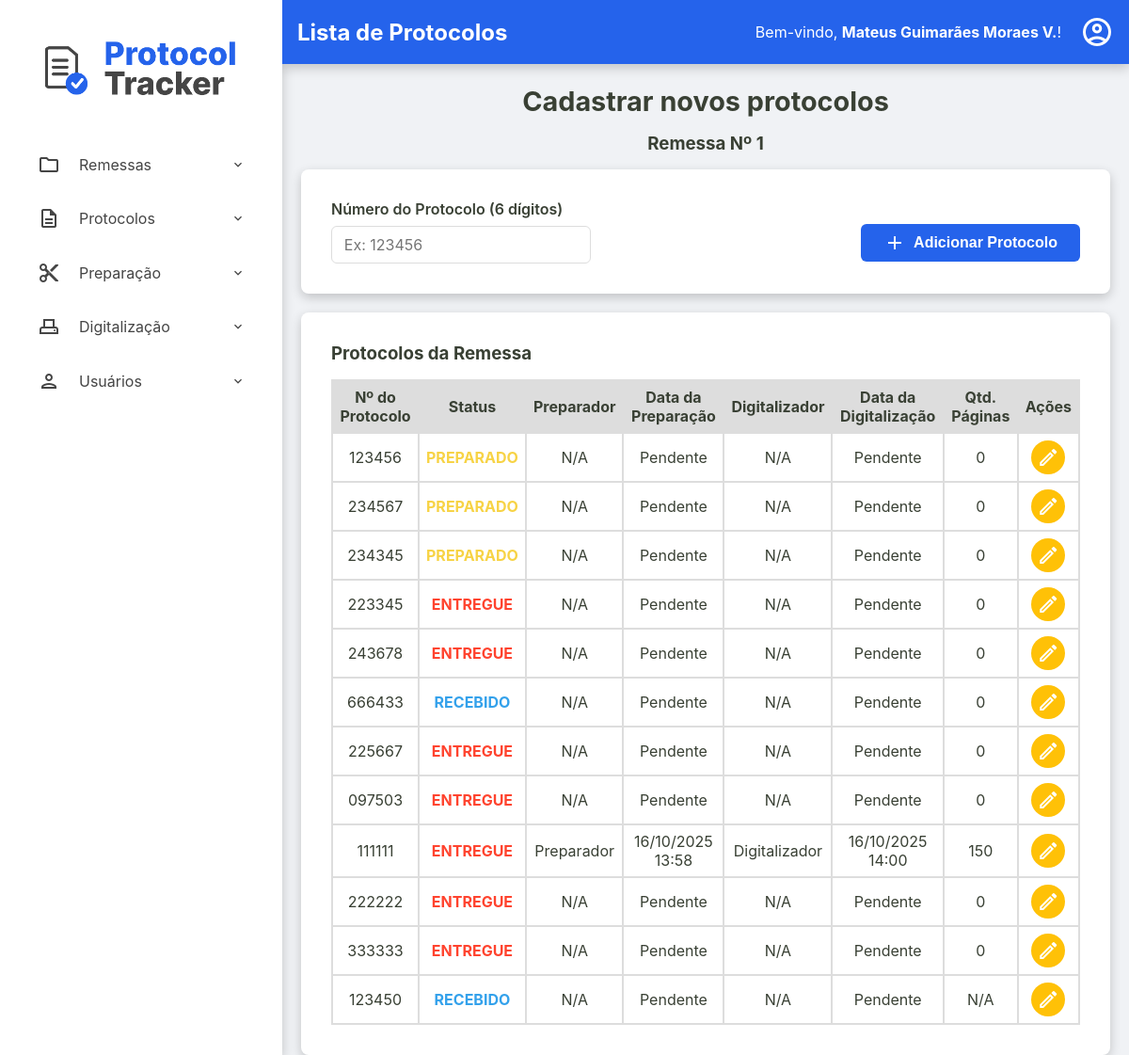
/admin/remessas/protocolos?id=c7c03089-3851-4682-86d1-8ad004e13ebc (signed in), run on the app's committed database.
### tables this page shows
CREATE TABLE usuarios (
    id INTEGER PRIMARY KEY AUTOINCREMENT,
    nome TEXT NOT NULL,
    email TEXT NOT NULL UNIQUE,
    cpf TEXT NOT NULL UNIQUE,
    hash_senha TEXT NOT NULL,
    permissao TEXT NOT NULL,
    data_criacao TEXT NOT NULL DEFAULT CURRENT_TIMESTAMP,
    status INTEGER NOT NULL DEFAULT 1
  );

CREATE TABLE remessas (
    numero_remessa INTEGER PRIMARY KEY, -- SQLite vai gerenciar o autoincremento aqui
    id TEXT NOT NULL UNIQUE, -- Seu ID de texto continua sendo obrigatório e único
    data_recebimento TEXT NOT NULL,
    data_entrega TEXT NULL,
    status TEXT NOT NULL DEFAULT 'RECEBIDO',
    quantidade_protocolos INTEGER NULL CHECK (quantidade_protocolos >= 0),
    id_administrador INTEGER NOT NULL,
    observacoes TEXT NULL,
    FOREIGN KEY (id_administrador) REFERENCES usuarios (id)
  );

CREATE TABLE protocolos (
    id TEXT PRIMARY KEY,
    id_remessa TEXT NOT NULL,
    numero_protocolo TEXT NOT NULL UNIQUE,
    data_preparacao TEXT NULL,
    id_preparador INTEGER NULL,
    data_digitalizacao TEXT NULL,
    id_digitalizador INTEGER NULL,
    status TEXT NOT NULL DEFAULT 'RECEBIDO',
    quantidade_paginas INTEGER NULL CHECK (quantidade_paginas >= 0),
    observacoes TEXT NULL,
    FOREIGN KEY (id_remessa) REFERENCES remessas (id),
    FOREIGN KEY (id_preparador) REFERENCES usuarios (id),
    FOREIGN KEY (id_digitalizador) REFERENCES usuarios (id)
  );

### src/Controller/Admin/RemessaController.php (called while the page is built, shortened)
<?php
class RemessaController
{
    private ?Usuario $usuario_logado = null;
    public function __construct(
        private RemessaRepository $remessaRepository,
        private RemessaService $remessaService,
        private ProtocoloRepository $protocoloRepository,
        private ProtocoloService $protocoloService,
        private UsuarioRepository $usuarioRepository,
        private DashboardService $dashboardService,
        private UsuarioService $usuarioService
    ) {
        $id_usuario = $_SESSION['usuario_logado_id'] ?? null;
        if ($id_usuario) {
            $this->usuario_logado = $this->usuarioRepository->findById($id_usuario);
        }
    }
    public function exibirProtocolos(?string $id_remessa_param, ?string $erro = null)
    {
        try {
            $id_remessa = $id_remessa_param;
            $remessa = $this->remessaRepository->findById($id_remessa);
            $listaDePreparadores = $this->usuarioRepository->allByPermissao('preparador');
            $listaDeDigitalizadores = $this->usuarioRepository->allByPermissao('digitalizador');
            $listaProtocolos = $this->protocoloRepository->findByRemessa($id_remessa);
            $titulo_da_pagina = "Lista de Protocolos";
            $usuario_logado = $this->usuario_logado;
            require __DIR__ . '/../../../templates/admin/visualizar-protocolos.php';
        } catch (Exception $e) {
            $this->exibirRemessas($e->getMessage());
        }
    }
}

### src/Repository/UsuarioRepository.php (called while the page is built, shortened)
<?php
class UsuarioRepository implements UsuarioRepositoryInterface
{
    private PDO $connection;
    public function __construct(PDO $connection)
    {
        $this->connection = $connection;
    }
    public function allByPermissao(string $permissao): array
    {
        $sqlQuery = "SELECT * FROM usuarios WHERE permissao = :permissao";
        $stmt = $this->connection->prepare($sqlQuery);
        $stmt->bindValue(':permissao', $permissao);
        $stmt->execute();
        return $this->hidrataLista($stmt);
    }
    public function findById(int $id): ?Usuario
    {
        $sqlQuery = "SELECT * FROM usuarios WHERE id = :id;";
        $stmt = $this->connection->prepare($sqlQuery);
        $stmt->bindValue(':id', $id);
        $stmt->execute();
        $dadosUsuario = $stmt->fetch();
        return Usuario::fromArray($dadosUsuario);
    }
    private function hidrataLista(PDOStatement $stmt): array
    {
        $listaDeUsuarios = [];
        while($dadosUsuario = $stmt->fetch()){
            $listaDeUsuarios[] = Usuario::fromArray($dadosUsuario);
        }
        return $listaDeUsuarios;
    }
}

### src/Model/Usuario.php (called while the page is built, shortened)
<?php
class Usuario {
    public function getNome(): string { return $this->nome; }
    public static function fromArray(array $array): self
    {
        try {
            $data_criacao = isset($array['data_criacao']) ? new DateTimeImmutable($array['data_criacao']) : null;
        } catch (Exception $e) {
            throw new Exception("Falha ao criar data");
        }
        return new self(
            (int) $array['id'],
            $array['nome'],
            $array['email'],
            $array['cpf'],
            $array['hash_senha'],
            $array['permissao'],
            $data_criacao,
            (bool) $array['status']
        );
    }
}

### src/Repository/RemessaRepository.php (called while the page is built, shortened)
<?php
class RemessaRepository implements RemessaRepositoryInterface
{
    private PDO $connection;
    public function __construct(PDO $connection)
    {
        $this->connection = $connection;
    }
    public function findById(string $id): ?Remessa
    {
        $sqlQuery = "SELECT * FROM remessas WHERE id = :id;";
        $stmt = $this->connection->prepare($sqlQuery);
        $stmt->bindValue(':id', $id);
        $stmt->execute();
        $dadosRemessa = $stmt->fetch();
        return Remessa::fromArray($dadosRemessa);
    }
}

### src/Model/Remessa.php (called while the page is built, shortened)
<?php
class Remessa {
    public function getNumeroRemessa(): int { return $this->numero_remessa; }
    public static function fromArray(array $array): self
    {
        try {
            $data_recebimento = new DateTimeImmutable($array['data_recebimento']);
            $data_entrega = isset($array['data_entrega']) ? new DateTimeImmutable($array['data_entrega']) : null;
        } catch (Exception $e) {
            throw new Exception("Falha ao criar data");
        }
        return new self(
            $array['id'],
            (int) $array['numero_remessa'] ?? null,
            $data_recebimento,
            $data_entrega,
            $array['status'],
            isset($array['quantidade_protocolos']) ? (int)$array['quantidade_protocolos'] : null,
            (int)$array['id_administrador'],
            $array['observacoes'] ?? null
        );
    }
}

### src/Repository/ProtocoloRepository.php (called while the page is built, shortened)
<?php
class ProtocoloRepository implements ProtocoloRepositoryInterface
{
    private PDO $connection;
    public function __construct(PDO $connection)
    {
        $this->connection = $connection;
    }
    public function findByRemessa(string $id_remessa): array
    {
        $sqlQuery = "SELECT * FROM protocolos WHERE id_remessa = :id_remessa;";
        $stmt = $this->connection->prepare($sqlQuery);
        $stmt->bindValue(':id_remessa', $id_remessa);
        $stmt->execute();
        return $this->hidrataLista($stmt);
    }
    private function hidrataLista(PDOStatement $stmt): array
    {
        $listaDeProtocolos = [];
        while($dadosProtocolo = $stmt->fetch()){
            $listaDeProtocolos[] = Protocolo::fromArray($dadosProtocolo);
        }
        return $listaDeProtocolos;
    }
}

### src/Model/Protocolo.php (called while the page is built, shortened)
<?php
class Protocolo {
    public function getId(): ?string { return $this->id; }
    public function getNumeroProtocolo(): string { return $this->numero_protocolo; }
    public function getDataPreparacao(): ?DateTimeImmutable { return $this->data_preparacao; }
    public function getDataDigitalizacao(): ?DateTimeImmutable { return $this->data_digitalizacao; }
    public function getStatus(): string { return $this->status; }
    public function getQuantidadePaginas(): ?int { return $this->quantidade_paginas; }
    public static function fromArray(array $array): self
    {
        try {
            $data_preparacao = isset($array['data_preparacao']) ? new DateTimeImmutable($array['data_preparacao']) :  null;
            $data_digitalizacao = isset($array['data_digitalizacao']) ? new DateTimeImmutable($array['data_digitalizacao']) :  null;
        } catch (Exception $e) {
            throw new Exception("Falha ao criar data");
        }
        return new self(
            $array['id'],
            $array['id_remessa'],
            $array['numero_protocolo'],
            $data_preparacao,
            isset($array['id_preparador']) ? (int) $array['id_preparador'] : null,
            $data_digitalizacao,
            isset($array['id_digitalizador']) ? (int) $array['id_digitalizador'] : null,
            $array['status'],
            isset($array['quantidade_paginas']) ? (int) $array['quantidade_paginas'] : null,
            $array['observacoes'] ?? null,
        );
    }
}

### templates/admin/visualizar-protocolos.php (the view, shortened to what this page needs)
<?php require __DIR__ . '/../components/_header.php'; ?>
<h2>Cadastrar novos protocolos</h2>
<h3>Remessa Nº <?= $remessa->getNumeroRemessa() ?></h3>
<div class="container-principal-busca">
    <section class="busca-form-container">
        <form action="/admin/remessas/protocolos" method="post" class="busca-form">
            <div class="form-row">
                <div class="form-group">
                    <label for="numero_protocolo">Número do Protocolo (6 dígitos)</label>
                    <input type="text" id="numero_protocolo" name="numero_protocolo" required maxlength="6" pattern="\d{6}"placeholder="Ex: 123456">
                </div>
            </div>
            <div class="form-actions">
                <button type="submit">
                    <span class="material-icons-outlined">add</span> Adicionar Protocolo
                </button>
            </div>
        </form>
    </section>
    <section class="listagem-container">
        <h3>Protocolos da Remessa</h3>
        <table id="tabela-protocolos" class="protocolos-table datatable-js">
            <thead>
                <tr>
                    <th>Nº do Protocolo</th>
                    <th>Status</th>
                    <th>Preparador</th>
                    <th>Data da Preparação</th>
                    <th>Digitalizador</th>
                    <th>Data da Digitalização</th>
                    <th>Qtd. Páginas</th>
                    <th class="acoes-header">Ações</th>
                </tr>
            </thead>
            <tbody>
                <?php
                    $fusoHorarioLocal = new DateTimeZone('America/Campo_Grande');
                ?>
                <?php foreach ($listaProtocolos as $protocolo): ?>
                    <tr>
                        <td><?= htmlspecialchars($protocolo->getNumeroProtocolo()) ?></td>
                        <td class="<?= htmlspecialchars($protocolo->getStatus()) ?>"><?= htmlspecialchars($protocolo->getStatus()) ?></td>
                        <td>
                            <?php
                                foreach ($listaDePreparadores as $preparador) {
                                    if($preparador->getId() === $protocolo->getIdPreparador()){
                                        $nomePreparador = $preparador->getNome();
                                        break;
                                    }
                                }
                                echo htmlspecialchars($nomePreparador ?? 'N/A');
                                $nomePreparador = 'N/A';
                            ?>
                        </td>
                        <td><?= $protocolo->getDataPreparacao() ? $protocolo->getDataPreparacao()->setTimezone($fusoHorarioLocal)->format('d/m/Y H:i') : 'Pendente' ?></td>
                        <td>
                            <?php
                                foreach ($listaDeDigitalizadores as $digitalizador) {
                                    if($digitalizador->getId() === $protocolo->getIdDigitalizador()){
                                        $nomeDigitalizador = $digitalizador->getNome();
                                        break;
                                    }
                                }
                                echo htmlspecialchars($nomeDigitalizador ?? 'N/A');
                                $nomeDigitalizador = 'N/A';
                            ?>
                        </td>
                        <td><?= $protocolo->getDataDigitalizacao() ? $protocolo->getDataDigitalizacao()->setTimezone($fusoHorarioLocal)->format('d/m/Y H:i') : 'Pendente' ?></td>
                        <td><?= htmlspecialchars($protocolo->getQuantidadePaginas() ?? 'N/A') ?></td>
                        <td class="acoes-cell">
                            <a href="/admin/remessas/editar-protocolo?id=<?= htmlspecialchars($protocolo->getId()) ?>" class="btn-acao btn-editar" title="Editar Protocolo">
                                <span class="material-icons-outlined">edit</span>
                            </a>
                        </td>
                    </tr>
                <?php endforeach; ?>
            </tbody>
        </table>
    </section>
</div>
<?php require __DIR__ . '/../components/_footer.php'; ?>

### templates/components/_content-header.php (shortened to what this page needs)
<div class="content-header">
    <div class="header-title">
        <h2><?= isset($titulo_da_pagina) ? htmlspecialchars($titulo_da_pagina) : 'Página sem Título' ?></h2>
    </div>
    <div class="logout">
        <?php if (isset($usuario_logado) && $usuario_logado): ?>
            <div class="welcome-message">
                <span>Bem-vindo, <strong><?= htmlspecialchars($usuario_logado->getNome()) ?></strong>!</span>
            </div>
            <div class="dropdown">
                <a href="#" id="user-menu-toggle" class="action-icon" title="Opções do Usuário">
                    <span class="material-icons-outlined">account_circle</span>
                </a>
            </div>
        <?php endif; ?>
    </div>
</div>

### data on the page
usuarios: nome "Mateus Guimarães Moraes V."
remessas: numero_remessa "1"
protocolos: numero_protocolo "123456", status "PREPARADO", shows "Pendente", quantidade_paginas "0"
protocolos: numero_protocolo "234567", status "PREPARADO", nomePreparador "N/A", shows "Pendente", nomeDigitalizador "N/A", quantidade_paginas "0"
protocolos: numero_protocolo "234345", status "PREPARADO", nomePreparador "N/A", shows "Pendente", nomeDigitalizador "N/A", quantidade_paginas "0"
protocolos: numero_protocolo "223345", status "ENTREGUE", nomePreparador "N/A", shows "Pendente", nomeDigitalizador "N/A", quantidade_paginas "0"
protocolos: numero_protocolo "243678", status "ENTREGUE", nomePreparador "N/A", shows "Pendente", nomeDigitalizador "N/A", quantidade_paginas "0"
protocolos: numero_protocolo "666433", status "RECEBIDO", nomePreparador "N/A", shows "Pendente", nomeDigitalizador "N/A", quantidade_paginas "0"
protocolos: numero_protocolo "225667", status "ENTREGUE", nomePreparador "N/A", shows "Pendente", nomeDigitalizador "N/A", quantidade_paginas "0"
protocolos: numero_protocolo "097503", status "ENTREGUE", nomePreparador "N/A", shows "Pendente", nomeDigitalizador "N/A", quantidade_paginas "0"
protocolos: numero_protocolo "111111", status "ENTREGUE", id_preparador.nome "Preparador", format "16/10/2025 13:58", id_digitalizador.nome "Digitalizador", format "16/10/2025 14:00", quantidade_paginas "150"
protocolos: numero_protocolo "222222", status "ENTREGUE", nomePreparador "N/A", shows "Pendente", nomeDigitalizador "N/A", quantidade_paginas "0"
protocolos: numero_protocolo "333333", status "ENTREGUE", nomePreparador "N/A", shows "Pendente", nomeDigitalizador "N/A", quantidade_paginas "0"
protocolos: numero_protocolo "123450", status "RECEBIDO", nomePreparador "N/A", shows "Pendente", nomeDigitalizador "N/A", quantidade_paginas "N/A"

### other printed values
$titulo_da_pagina "Lista de Protocolos"
